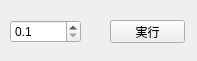
<?xml version="1.0" encoding="UTF-8"?>
<ui version="4.0">
 <class>FrameDataScaleForm</class>
 <widget class="QWidget" name="FrameDataScaleForm">
  <property name="geometry">
   <rect>
    <x>0</x>
    <y>0</y>
    <width>197</width>
    <height>61</height>
   </rect>
  </property>
  <property name="minimumSize">
   <size>
    <width>197</width>
    <height>61</height>
   </size>
  </property>
  <property name="windowTitle">
   <string>Object Scale</string>
  </property>
  <widget class="QPushButton" name="pushButton">
   <property name="geometry">
    <rect>
     <x>110</x>
     <y>20</y>
     <width>75</width>
     <height>23</height>
    </rect>
   </property>
   <property name="text">
    <string>実行</string>
   </property>
  </widget>
  <widget class="QDoubleSpinBox" name="doubleSpinBox">
   <property name="geometry">
    <rect>
     <x>10</x>
     <y>20</y>
     <width>71</width>
     <height>23</height>
    </rect>
   </property>
   <property name="decimals">
    <number>1</number>
   </property>
   <property name="minimum">
    <double>0.100000000000000</double>
   </property>
   <property name="maximum">
    <double>10.000000000000000</double>
   </property>
  </widget>
 </widget>
 <resources/>
 <connections/>
</ui>
